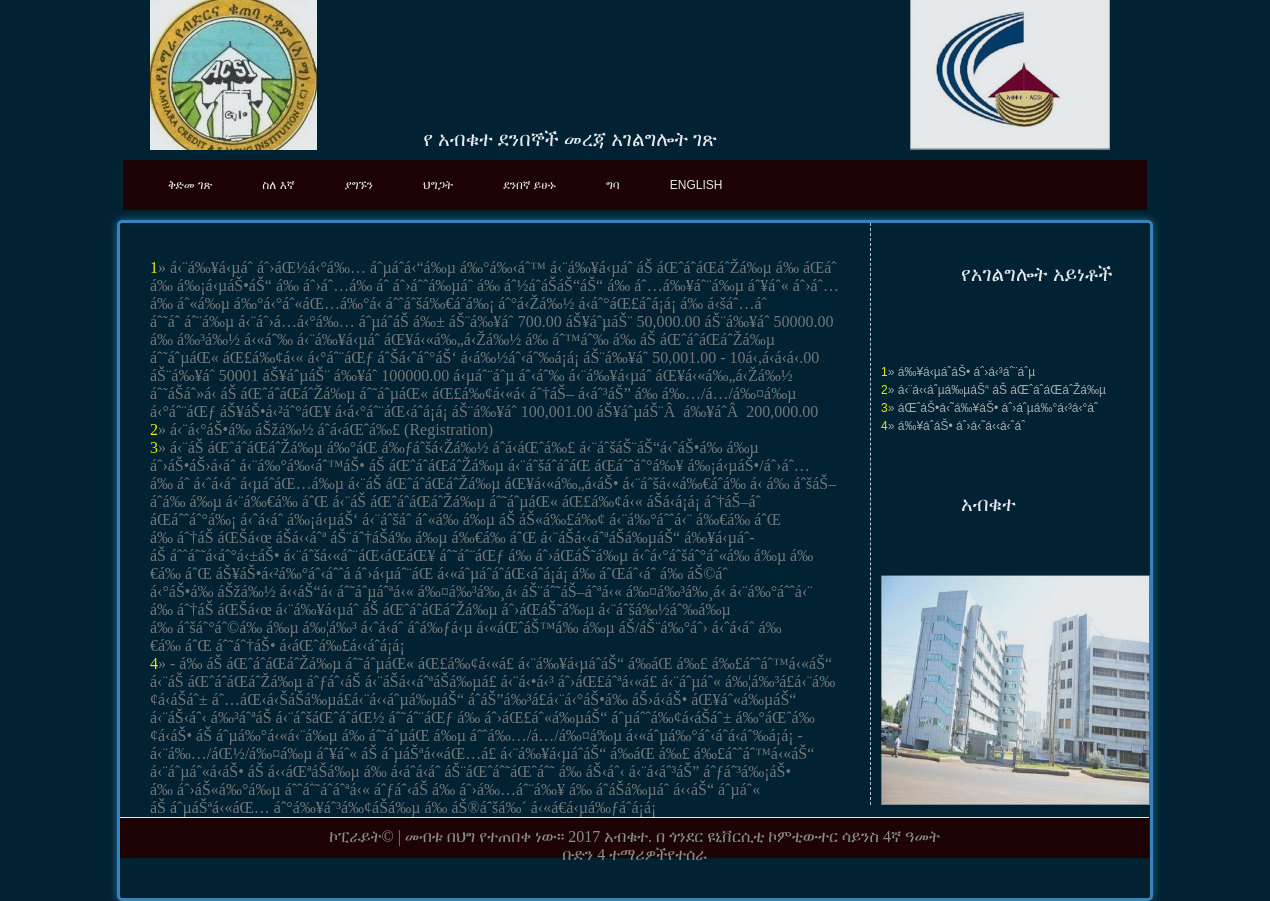
The page /aboutam.php on the database its author committed.
### tables this page shows
CREATE TABLE IF NOT EXISTS `serv` (
  `info_id` int(11) NOT NULL AUTO_INCREMENT,
  `service` varchar(22) NOT NULL,
  `description` varchar(22) NOT NULL,
  `status` varchar(4) NOT NULL,
  PRIMARY KEY (`info_id`)
);

CREATE TABLE IF NOT EXISTS `about` (
  `inf_id` int(11) NOT NULL AUTO_INCREMENT,
  `date` date NOT NULL,
  `description` text NOT NULL,
  `status` varchar(3) NOT NULL,
  PRIMARY KEY (`inf_id`)
);

### aboutam.php (the view, shortened to what this page needs)
<?php
include("headerindexam.php");
?>
  <div id="ACSI_menubar">
      <?php
include("TopNavIndexAm.php");
?>
    <?php
include("leftsideam.php");
?>
      <div id="content" class="float_l"> <br/>
		   <?php
include("font.php");
?>
	     <?php
						$sel=mysql_query("select * from about where status = '2'");
							$gets=mysql_fetch_array($sel);
							$num=1;
							echo '<font color=yellow > '.$num. '</font>&raquo;  <font color=gray >' .$gets['description'].'<br/>';
							$num=2;
							while($gets=mysql_fetch_array($sel)){
							echo '<font color=yellow> '.$num. '</font>&raquo;  ' .$gets['description'].'<br/>';
							$num++;
							}
							?>
      </div>
	<?php
include("footerIndexam.php");
?>

### leftsideAm.php (shortened to what this page needs)
<div id="ACSI_main">
      <div id="sidebar" class="float_r">
        <div class="sidebar_box"><span class="bottom"></span>
          <h3> የአገልግሎት አይነቶች</h3>
          <div class="content"> <br/>
            <?php
						$sel=mysql_query("select * from serv where  status = 'off'");
							$gets=mysql_fetch_array($sel);
							$num=1;
							echo '<font color=yellow> '.$num. '</font>&raquo;  ' .$gets['service'].' '.$gets['description'].'<br/>';
							$num=2;
							while($gets=mysql_fetch_array($sel)){
							echo '<font color=yellow> '.$num. '</font>&raquo;  ' .$gets['service'].' '.$gets['description'].'<br/>';
							$num++;
							}
							?>
            <br/>
          </div>
          <h3>አብቁተ</h3><div class="content">
            <img src="images/aaaa.jpg" height="230" width='269'/>
          </div>
        </div>
      </div>

### Acsi.css (style rules this page uses)
body { margin: 0px; padding: 0px; color: #b9b9b9; font-family: verdana, arial, sans-serif; font-size: 12px; line-height: 1.5em; display:block; opacity : 0.90; -moz-opacity : 0.90; filter:alpha(opacity=90); z-index : 9998; background: #002233 url(../images/background.jg) repeat-x; background-repeat: repeat; }
h1, h2, h3, h4, h5, h6 { color: WHITE; font-weight: normal; }
h3 { font-size: 20px; margin: 0 0 20px; padding: 0; }
.float_l { float: left }
.float_r { float: right }
#ACSI_menubar { clear: both; width: 100%; height: 60px; background: url(images/ACSI_menu_wrapper.png) repeat-x; }
#ACSI_main { border:3px solid grey; clear: both; position: relative; width: 970px; padding: 0 30px 40px; margin: 0 auto; background: #220000url(images/ACSI_content_top.png) top no-repeat; -webkit-font-smoothing: antialiased; -webkit-text-size-adjust: 100%; border-color: rgba(82, 168, 236, 0.8); outline: 0; outline: thin dotted \9; border-radius:5px; -webkit-box-shadow: inset 0 1px 1px rgba(0, 0, 0, 0.075), 0 0 8px rgba(82, 168, 236, 0.6); -moz-box-shadow: inset 0 1px 1px rgba(0, 0, 0, 0.075), 0 0 8px rgba(82, 168, 236, 0.6); box-shadow: inset 0 1px 1px rgba(0, 0, 0, 0.075), 0 0 8px rgba(82, 168, 236, 0.6); }
#content { width: 690px; font-size: 100%; font: inherit; vertical-align: baseline; }
#sidebar { background: #220000url(images/ACSI_content_top.png) top no-repeat; padding-right:10px; width: 270px; margin-right:-30px; transition:all .218s; -moz-box-shadow:0 1px 1px rgba(0,0,0,.1);-moz-transition:all 0;-o-transition:all 0;-webkit-box-shadow:0 1px 1px rgba(0,0,0,.1);-webkit-transition:all 0; }
.sidebar_box { clear: both; }
.sidebar_box h3 { width: 190px; height: 38px; margin: 0; padding: 42px 0 0 90px; color: #fff; }
.sidebar_box { position: relative; margin-bottom:2px; border-left: 1px dashed #dbdbdb }
.sidebar_box h3 { width: 190px; height: 70px; margin: 0; padding: 42px 0 0 90px; color: #fff; background: url(images/hospital_site_header.png) no-repeat left top;; }
#sidebar .sidebar_box .content { padding: 10px 10px 0; background:none; }

### rows shown on the page
serv: service "á‰¥á‹µáˆ­áŠ•", description "áˆ›á‹³áˆ¨áˆµ"
serv: service "á‹¨á‹‹áˆµá‰µáŠ“", description "áŠ áŒˆáˆáŒáˆŽá‰µ"
serv: service "áŒˆáŠ•á‹˜á‰¥áŠ•", description "áˆ›áˆµá‰°á‹³á‹°áˆ­"
serv: service "á‰¥áˆ­áŠ•", description "áˆ›á‹˜á‹‹á‹ˆáˆ­"
about: description "á‹¨á‰¥á‹µáˆ­ áˆ›áŒ½á‹°á‰… áˆµáˆ­á‹“á‰µ á‰°á‰‹áˆ™ á‹¨á‰¥á‹µáˆ­ áŠ áŒˆáˆáŒáˆŽá‰µ á‰ áŒáˆ á‰ á‰¡á‹µáŠ•áŠ“ á‰ áˆ›áˆ…á‰ áˆ­ áˆ›áˆˆá‰µáˆ á‰ áˆ½áˆ­áŠ­áŠ“áŠ“ á‰ áˆ…á‰¥áˆ¨á‰µ áˆ¥áˆ« áˆ›áˆ…á‰ áˆ«á‰µ á‰°á‹°áˆ«áŒ…á‰°á‹ áˆˆáˆšá‰€áˆ­á‰¡ áˆ°á‹Žá‰½ á‹­áˆ°áŒ£áˆá¡á¡ á‰ á‹šáˆ…áˆ áˆ˜áˆ áˆ¨á‰µ á‹¨áˆ›á…á‹°á‰… áˆµáˆ­áŠ á‰± áŠ¨á‰¥áˆ­ 700.00 áŠ¥áˆµáŠ¨ 50,000.00 áŠ¨á‰¥áˆ­ 50000.00 á‰ á‰³á‰½ á‹«áˆ‰ á‹¨á‰¥á‹µáˆ­ áŒ¥á‹«á‰„á‹Žá‰½ á‰ áˆ™áˆ‰ á‰ áŠ áŒˆáˆáŒáˆŽá‰µ áˆ˜áˆµáŒ« áŒ£á‰¢á‹« á‹°áˆ¨áŒƒ áˆŠá‹ˆáˆ°áŠ‘ á‹­á‰½áˆ‹áˆ‰á¡á¡ áŠ¨á‰¥áˆ­ 50,001.00 - 10á‹,á‹á‹á‹.00 áŠ¨á‰¥áˆ­ 50001 áŠ¥áˆµáŠ¨ á‰¥áˆ­ 100000.00 á‹µáˆ¨áˆµ áˆ‹áˆ‰ á‹¨á‰¥á‹µáˆ­ áŒ¥á‹«á‰„á‹Žá‰½ áˆ˜áŠáˆ»á‹ áŠ áŒˆáˆáŒáˆŽá‰µ áˆ˜áˆµáŒ« áŒ£á‰¢á‹«á‹…"
about: description "á‹¨á‹°áŠ•á‰ áŠžá‰½ áˆá‹áŒˆá‰£ (Registration)"
about: description "á‹¨áŠ áŒˆáˆáŒáˆŽá‰µ á‰°áŒ á‰ƒáˆšá‹Žá‰½ áˆá‹áŒˆá‰£ á‹¨áˆšáŠ¨áŠ“á‹ˆáŠ•á‰ á‰µ áˆ›áŠ•áŠ›á‹áˆ á‹¨á‰°á‰‹áˆ™áŠ• áŠ áŒˆáˆáŒáˆŽá‰µ á‹¨áˆšáˆáˆáŒ áŒáˆˆáˆ°á‰¥ á‰¡á‹µáŠ•/áˆ›áˆ…á‰ áˆ­ á‹ˆá‹­áˆ á‹µáˆ­áŒ…á‰µ á‹¨áŠ áŒˆáˆáŒáˆŽá‰µ áŒ¥á‹«á‰„á‹áŠ• á‹¨áˆšá‹«á‰€áˆ­á‰ á‹ á‰ áˆšáŠ–áˆ­á‰ á‰µ á‹¨á‰€á‰ áˆŒ á‹¨áŠ áŒˆáˆáŒáˆŽá‰µ áˆ˜áˆµáŒ« áŒ£á‰¢á‹« áŠá‹á¡á¡ áˆ†áŠ–áˆ áŒáˆˆáˆ°á‰¡ á‹ˆá‹­áˆ á‰¡á‹µáŠ‘ á‹¨áˆšáˆ áˆ«á‰ á‰µ áŠ áŠ«á‰£á‰¢ á‹¨á‰°áˆˆá‹¨ á‰€á‰ áˆŒ á‰ áˆ†áŠ áŒŠá‹œ áŠá‹‹áˆª áŠ¨áˆ†áŠá‰ á‰µ á‰€á‰ áˆŒ á‹¨áŠá‹‹áˆªáŠá‰µáŠ“ á‰¥á‹µáˆ­ áŠ áˆˆáˆ˜á‹áˆ°á‹±áŠ• á‹¨áˆšá‹«áˆ¨áŒ‹áŒáŒ¥ áˆ˜áˆ¨áŒƒ á‰ áˆ›áŒáŠ˜á‰µ á‹ˆá‹°áˆšáˆ°áˆ«á‰ á‰µ á‰€á‰ áˆŒ áŠ¥áŠ•á‹²á‰°áˆ‹áˆˆá áˆ›á‹µáˆ¨áŒ á‹«áˆµáˆáˆáŒ‹áˆá¡á¡ á‰…"
about: description "- á‰ áŠ áŒˆáˆáŒáˆŽá‰µ áˆ˜áˆµáŒ« áŒ£á‰¢á‹«á£ á‹¨á‰¥á‹µáˆ­áŠ“ á‰áŒ á‰£ á‰£áˆˆáˆ™á‹«áŠ“ á‹¨áŠ áŒˆáˆáŒáˆŽá‰µ áˆƒáˆ‹áŠ á‹¨áŠá‹‹áˆªáŠá‰µá£ á‹¨á‹•á‹³ áˆ›áŒ£áˆªá‹«á£ á‹¨áˆµáˆ« á‰¦á‰³á£á‹¨á‰¢á‹áŠáˆ± áˆ…áŒ‹á‹ŠáŠá‰µá£á‹¨á‹‹áˆµá‰µáŠ“ áˆáŠ”á‰³á£á‹¨á‹°áŠ•á‰ áŠ›á‹áŠ• áŒ¥áˆ«á‰µáŠ“ á‹¨áŠ‹áˆ‹ á‰³áˆªáŠ­ á‹¨áˆšáŒˆáˆáŒ½ áˆ˜áˆ¨áŒƒ á‰ áˆ›áŒ£áˆ«á‰µáŠ“ áˆµáˆˆá‰¢á‹áŠáˆ± á‰°áŒˆá‰¢á‹áŠ• áŠ áˆµá‰°á‹«á‹¨á‰µ á‰ áˆ˜áˆµáŒ á‰µ áˆˆá‰…/á…/á‰¤á‰µ á‹«áˆµá‰°áˆ‹áˆá‹áˆ‰á¡á¡ - á‹¨á‰…/áŒ½/á‰¤á‰µ áˆ¥áˆ« áŠ áˆµáŠªá‹«áŒ…á£ á‹¨á‰¥á‹µáˆ­áŠ“ á‰áŒ á‰£ á‰£áˆˆáˆ™á‹«áŠ“ á‹¨áˆµáˆ«á‹áŠ• áŠ á‹‹áŒªáŠá‰µ á‰ á‹áˆ­á‹áˆ­ áŠ¨áŒˆáˆ˜áŒˆáˆ˜ á‰ áŠ‹áˆ‹ á‹¨á‹áˆ³áŠ” áˆƒáˆ³á‰¡áŠ• á‰ áˆ›áŠ«á‰°á‰µ áˆˆáˆ˜áˆáˆªá‹« áˆƒáˆ‹áŠ á‰…"

### other values the page prints
$num "1"
